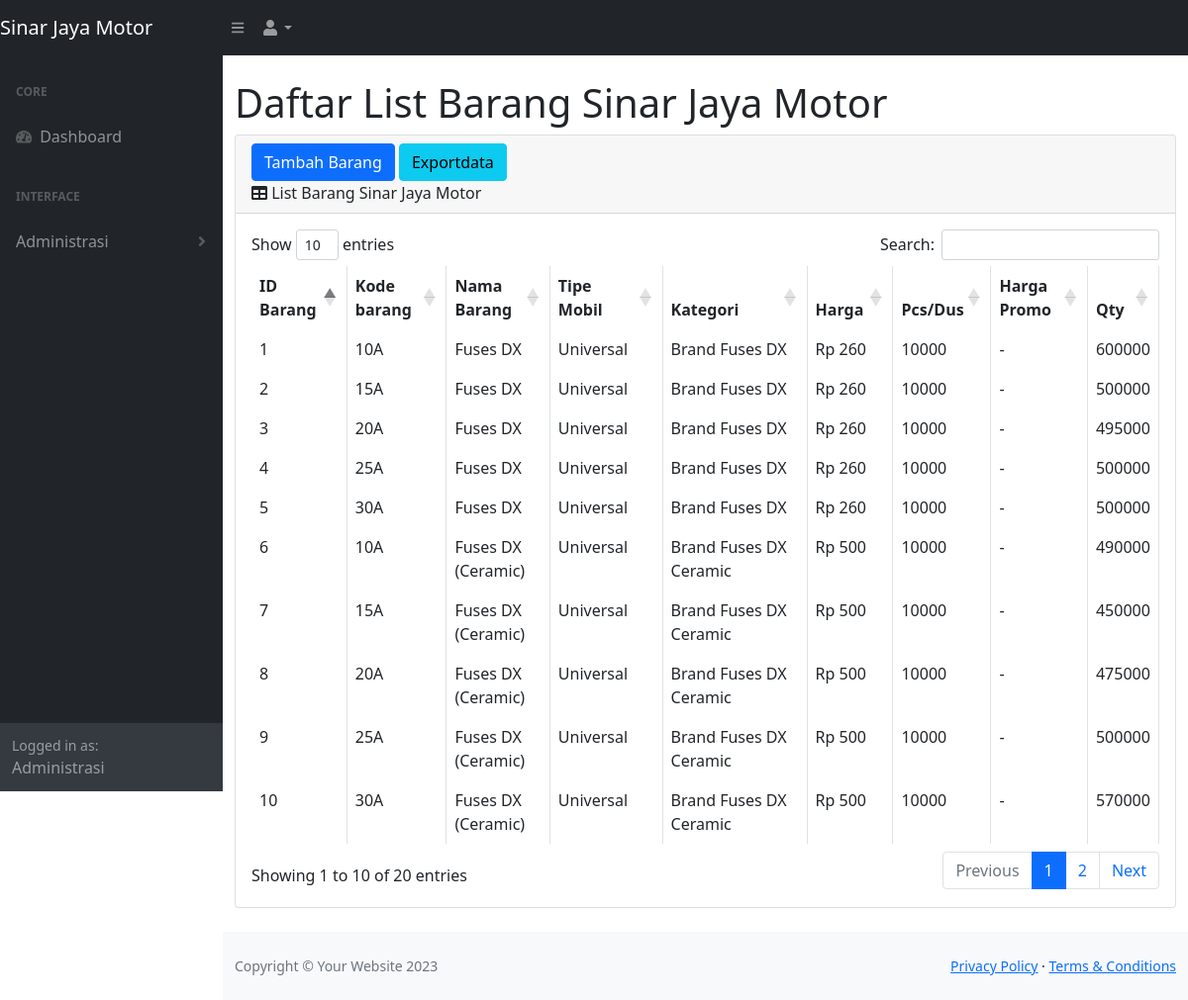
The page /tables.php (signed in) on the database its author committed.
### tables this page shows
CREATE TABLE `tb_barang` (
  `id_b` int(11) NOT NULL,
  `kode_b` varchar(100) NOT NULL,
  `nama_b` varchar(500) NOT NULL,
  `tipe_mobil` varchar(100) NOT NULL,
  `kategori` varchar(100) NOT NULL,
  `harga` int(100) NOT NULL,
  `pcs_dus` int(11) NOT NULL,
  `harga_p` varchar(100) NOT NULL,
  `qty` int(11) NOT NULL
);

### tables.php (the view, shortened to what this page needs)
<?php
     include 'function.php';
?>
<!DOCTYPE html>
<html lang="en">
    <head>
        <link href="./css/styles.css" rel="stylesheet" />
        <link href="https://cdn.datatables.net/1.10.20/css/dataTables.bootstrap4.min.css" rel="stylesheet" />
    </head>
    <body class="sb-nav-fixed">
        <nav class="sb-topnav navbar navbar-expand navbar-dark bg-dark">
            <a class="navbar-brand" href="home.php">Sinar Jaya Motor</a>
            <button class="btn btn-link btn-sm order-1 order-lg-0" id="sidebarToggle" href="#"><i class="fas fa-bars"></i></button>
            <ul class="navbar-nav ml-auto ml-md-0">
                <li class="nav-item dropdown">
                    <a class="nav-link dropdown-toggle" id="userDropdown" href="#" role="button" data-toggle="dropdown" aria-haspopup="true" aria-expanded="false"><i class="fas fa-user fa-fw"></i></a>
                </li>
            </ul>
        </nav>
        <div id="layoutSidenav">
            <div id="layoutSidenav_nav">
                <nav class="sb-sidenav accordion sb-sidenav-dark" id="sidenavAccordion">
                    <div class="sb-sidenav-menu">
                        <div class="nav">
                            <div class="sb-sidenav-menu-heading">Core</div>
                            <a class="nav-link" href="home.php">
                                <div class="sb-nav-link-icon"><i class="fas fa-tachometer-alt"></i></div>
                                Dashboard
                            </a>
                            <div class="sb-sidenav-menu-heading">Interface</div>
                                <?php if($_SESSION['role'] == "Admin"){?>
                                    <a class="nav-link collapsed" href="#" data-bs-toggle="collapse" data-bs-target="#pagesCollapseError" aria-expanded="false" aria-controls="pagesCollapseError">
                                        Administrasi
                                        <div class="sb-sidenav-collapse-arrow"><i class="fas fa-angle-down"></i></div>
                                    </a>
                                <?php }; ?>
                        </div>
                    </div>
                    <?php if($_SESSION['role'] == "Admin"){?>
                    <div class="sb-sidenav-footer">
                        <div class="small">Logged in as:</div>
                        Administrasi
                    </div>
                    <?php }; ?>
                </nav>
            </div>
            <div id="layoutSidenav_content">
                <main>
                    <div class="container-fluid">
                        <h1 class="mt-4">Daftar List Barang Sinar Jaya Motor</h1>
                        <div class="card mb-4">
                            <div class="card-header">
                                <button type="button" class="btn btn-primary" data-toggle="modal" data-target="#myModal">
                                 Tambah Barang
                                </button>
                                <a href="laporanbarangkeluar.php" id="exportmasuk" class="btn btn-info">Exportdata</a>
                                <br>
                                <i class="fas fa-table mr-1"></i>
                                List Barang Sinar Jaya Motor
                            </div>
                            <div class="card-body">
                                <div class="table-responsive">
                                    <table class="table table-bordered" id="dataTable" width="100%" cellspacing="0">
                                        <thead>
                                            <tr>
                                                <th>ID Barang</th>
                                                <th>Kode barang</th>
                                                <th>Nama Barang</th>
                                                <th>Tipe Mobil</th>
                                                <th>Kategori</th>
                                                <th>Harga</th>
                                                <th>Pcs/Dus</th>
                                                <th>Harga Promo</th>
                                                <th>Qty</th>
                                            </tr>
                                        </thead>
                                        <tbody>
                                            <?php
                                                $ambilsemuadatastock = mysqli_query($koneksi,"SELECT * FROM  tb_barang");
                                                $i=1;
                                                while($data=mysqli_fetch_array($ambilsemuadatastock)){
                                                    $kodebarang = $data['kode_b'];
                                                    $namabarang = $data['nama_b'];
                                                    $Tipe_Mobil = $data['tipe_mobil'];
                                                    $Kategori   = $data['kategori'];
                                                    $Harga      = $data['harga'];
                                                    $qtyd       = $data['pcs_dus'];
                                                    $promo      = $data['harga_p'];
                                                    $qty        = $data['qty']
                                            ?>
                                            <tr>
                                                <td><?=$i++?></td>
                                                <td><?=$kodebarang;?></td>
                                                <td><?= $namabarang;?></td>
                                                <td><?=$Tipe_Mobil;?></td>
                                                <td><?= $Kategori;?></td>
                                                <td>Rp <?= $Harga;?></td>
                                                <td><?= $qtyd;?></td>
                                                <td><?= $promo;?></td>
                                                <td><?= $qty;?></td>
                                            </tr>
                                            <?php }; ?>
                                        </tbody>
                                    </table>
                                </div>
                            </div>
                        </div>
                    </div>
                </main>
                <footer class="py-4 bg-light mt-auto">
                    <div class="container-fluid">
                        <div class="d-flex align-items-center justify-content-between small">
                            <div class="text-muted">Copyright &copy; Your Website 2023</div>
                            <div>
                                <a href="#">Privacy Policy</a>
                                &middot;
                                <a href="#">Terms &amp; Conditions</a>
                            </div>
                        </div>
                    </div>
                </footer>
            </div>
        </div>
        </body>
</html>

### rows shown on the page
tb_barang: kode_b "10A", nama_b "Fuses DX", tipe_mobil "Universal", kategori "Brand Fuses DX", harga "260", pcs_dus "10000", harga_p "-", qty "600000"
tb_barang: kode_b "15A", nama_b "Fuses DX", tipe_mobil "Universal", kategori "Brand Fuses DX", harga "260", pcs_dus "10000", harga_p "-", qty "500000"
tb_barang: kode_b "20A", nama_b "Fuses DX", tipe_mobil "Universal", kategori "Brand Fuses DX", harga "260", pcs_dus "10000", harga_p "-", qty "495000"
tb_barang: kode_b "25A", nama_b "Fuses DX", tipe_mobil "Universal", kategori "Brand Fuses DX", harga "260", pcs_dus "10000", harga_p "-", qty "500000"
tb_barang: kode_b "30A", nama_b "Fuses DX", tipe_mobil "Universal", kategori "Brand Fuses DX", harga "260", pcs_dus "10000", harga_p "-", qty "500000"
tb_barang: kode_b "10A", nama_b "Fuses DX (Ceramic)", tipe_mobil "Universal", kategori "Brand Fuses DX Ceramic", harga "500", pcs_dus "10000", harga_p "-", qty "490000"
tb_barang: kode_b "15A", nama_b "Fuses DX (Ceramic)", tipe_mobil "Universal", kategori "Brand Fuses DX Ceramic", harga "500", pcs_dus "10000", harga_p "-", qty "450000"
tb_barang: kode_b "20A", nama_b "Fuses DX (Ceramic)", tipe_mobil "Universal", kategori "Brand Fuses DX Ceramic", harga "500", pcs_dus "10000", harga_p "-", qty "475000"
tb_barang: kode_b "25A", nama_b "Fuses DX (Ceramic)", tipe_mobil "Universal", kategori "Brand Fuses DX Ceramic", harga "500", pcs_dus "10000", harga_p "-", qty "500000"
tb_barang: kode_b "30A", nama_b "Fuses DX (Ceramic)", tipe_mobil "Universal", kategori "Brand Fuses DX Ceramic", harga "500", pcs_dus "10000", harga_p "-", qty "570000"
